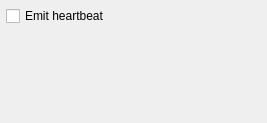
<?xml version="1.0" encoding="UTF-8"?>
<ui version="4.0">
 <class>MAVLinkSettingsWidget</class>
 <widget class="QWidget" name="MAVLinkSettingsWidget">
  <property name="geometry">
   <rect>
    <x>0</x>
    <y>0</y>
    <width>267</width>
    <height>123</height>
   </rect>
  </property>
  <property name="windowTitle">
   <string>Form</string>
  </property>
  <layout class="QVBoxLayout" name="verticalLayout">
   <property name="margin">
    <number>6</number>
   </property>
   <item>
    <widget class="QCheckBox" name="heartbeatCheckBox">
     <property name="text">
      <string>Emit heartbeat</string>
     </property>
    </widget>
   </item>
   <item>
    <spacer name="verticalSpacer">
     <property name="orientation">
      <enum>Qt::Vertical</enum>
     </property>
     <property name="sizeHint" stdset="0">
      <size>
       <width>20</width>
       <height>84</height>
      </size>
     </property>
    </spacer>
   </item>
  </layout>
 </widget>
 <resources/>
 <connections/>
</ui>
